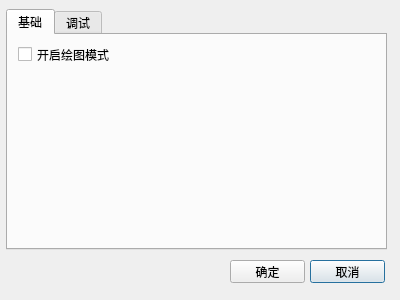
<?xml version="1.0" encoding="UTF-8"?>
<ui version="4.0">
 <class>Dialog</class>
 <widget class="QDialog" name="Dialog">
  <property name="geometry">
   <rect>
    <x>0</x>
    <y>0</y>
    <width>400</width>
    <height>300</height>
   </rect>
  </property>
  <property name="windowTitle">
   <string>Dialog</string>
  </property>
  <property name="windowIcon">
   <iconset>
    <normaloff>icon.ico</normaloff>icon.ico</iconset>
  </property>
  <widget class="QPushButton" name="exit">
   <property name="geometry">
    <rect>
     <x>310</x>
     <y>260</y>
     <width>75</width>
     <height>23</height>
    </rect>
   </property>
   <property name="text">
    <string>取消</string>
   </property>
  </widget>
  <widget class="QPushButton" name="enter">
   <property name="geometry">
    <rect>
     <x>230</x>
     <y>260</y>
     <width>75</width>
     <height>23</height>
    </rect>
   </property>
   <property name="text">
    <string>确定</string>
   </property>
  </widget>
  <widget class="QTabWidget" name="tabWidget">
   <property name="geometry">
    <rect>
     <x>6</x>
     <y>9</y>
     <width>381</width>
     <height>241</height>
    </rect>
   </property>
   <property name="currentIndex">
    <number>0</number>
   </property>
   <widget class="QWidget" name="tab">
    <attribute name="title">
     <string>基础</string>
    </attribute>
    <widget class="QCheckBox" name="open_map">
     <property name="geometry">
      <rect>
       <x>10</x>
       <y>10</y>
       <width>101</width>
       <height>19</height>
      </rect>
     </property>
     <property name="text">
      <string>开启绘图模式</string>
     </property>
    </widget>
   </widget>
   <widget class="QWidget" name="debug_tab">
    <attribute name="title">
     <string>调试</string>
    </attribute>
    <widget class="QPushButton" name="off_debug">
     <property name="geometry">
      <rect>
       <x>280</x>
       <y>190</y>
       <width>91</width>
       <height>23</height>
      </rect>
     </property>
     <property name="text">
      <string>关闭调试模式</string>
     </property>
    </widget>
    <widget class="QCheckBox" name="debug_ver">
     <property name="geometry">
      <rect>
       <x>10</x>
       <y>10</y>
       <width>121</width>
       <height>19</height>
      </rect>
     </property>
     <property name="text">
      <string>检查预发布版更新</string>
     </property>
    </widget>
   </widget>
  </widget>
 </widget>
 <resources/>
 <connections/>
</ui>
